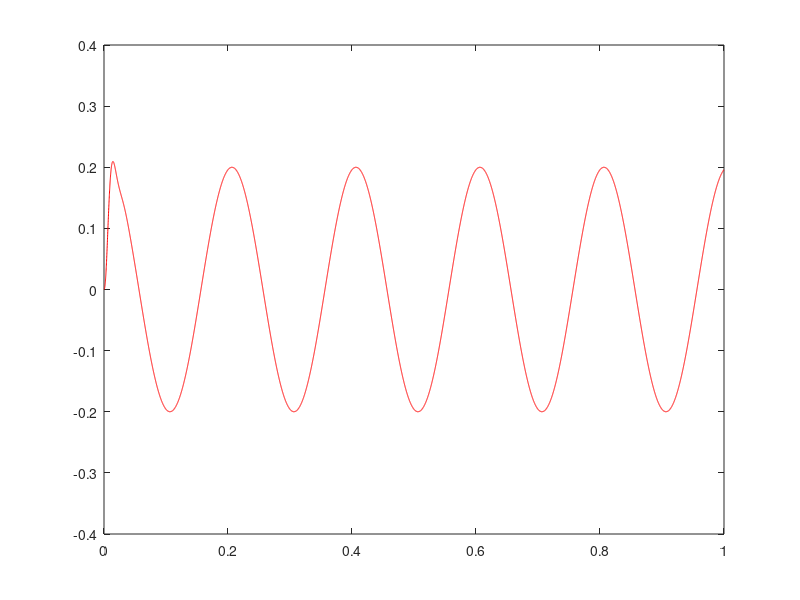
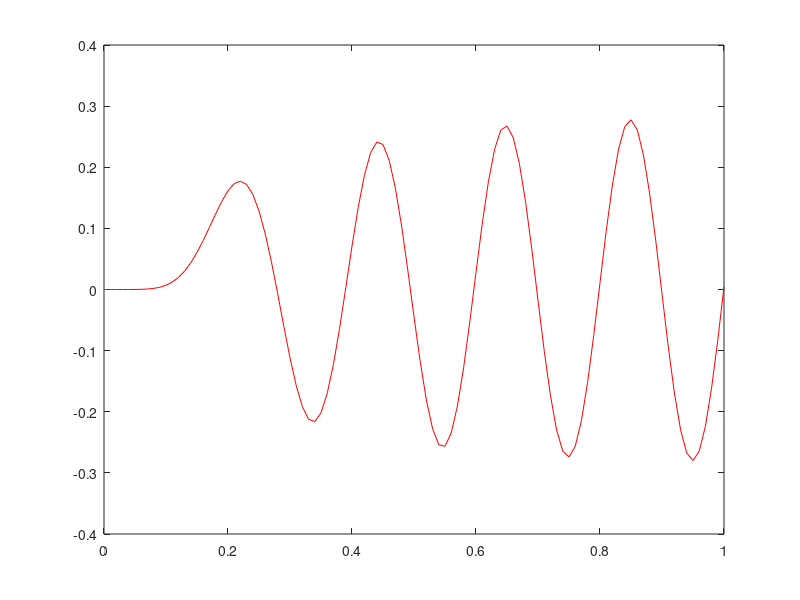
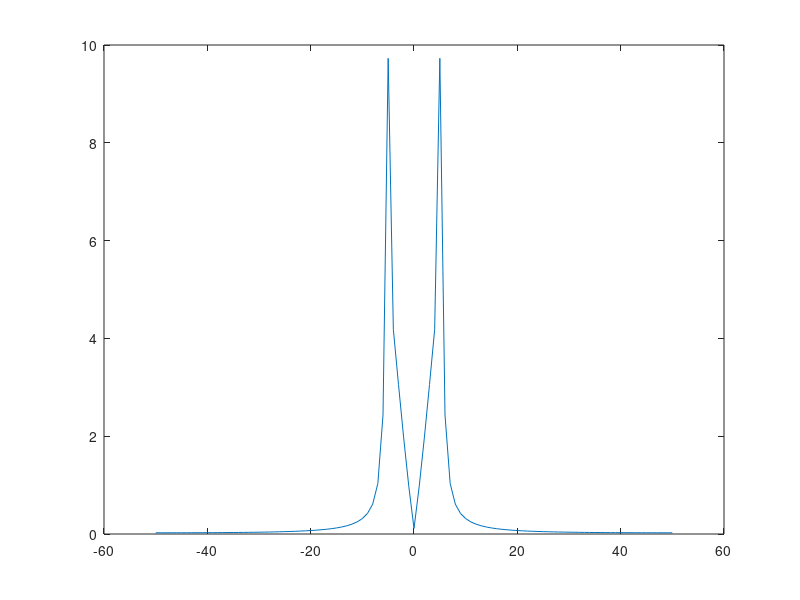
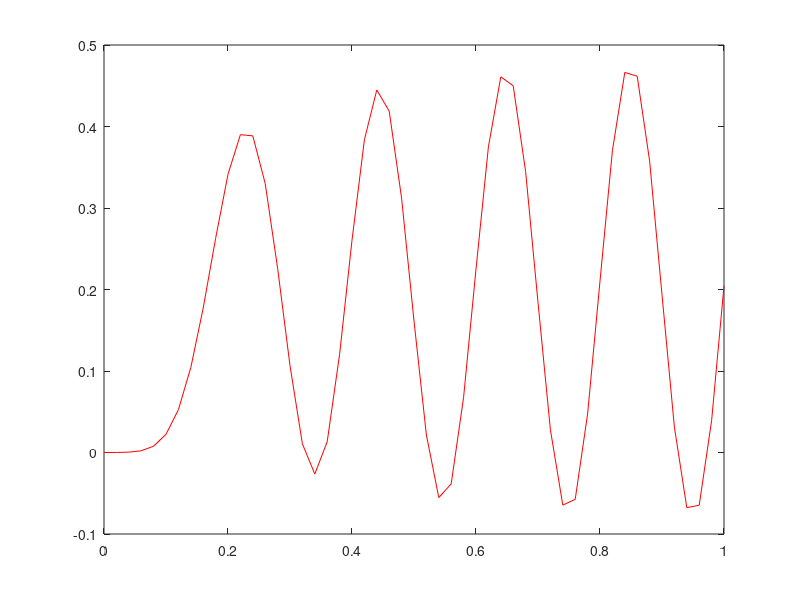

Reproduce these figures in MATLAB, in order.
% this part below must be copied to your m file and complete the %
clear
clc

% reconstruction from oversampling
t=0:0.001:1;% time signal
y=2*cos(2*pi*5*t);

[B,A] = butter(3,1000/100000,'low' ); % butter fly filter
zero_added_signal=zeros(1,length(y)*10);

for i=1:length(y)
    zero_added_signal(i*10)=y(i);
end

zero_added_signal(1:9)=[];
% Adding zeros enhances the signal display and don't change the
%spectrum,it changes sampling freq. only

t=linspace(0,1,length(zero_added_signal));
filtered_signal = filter(B,A,zero_added_signal);
plot(t,filtered_signal,'r' )
% XLABEL('time')
% YLABEL('oversampled signals')


%% construction from minimum sampling
figure
t=0:0.1:1; % replace ?? with the suitable number
y=2*cos(2*pi*5*t);
[B,A] = butter(10,0.1,'low' );
zero_added_signal=zeros(1,length(y)*10);
for i=1:length(y)
zero_added_signal(i*10)=y(i);
end
zero_added_signal(1:9)=[];
t=linspace(0,1,length(zero_added_signal));
filtered_signal = filter(B,A,zero_added_signal);
plot(t,filtered_signal,'r' )
% XLABEL('time')
% YLABEL('minimum sampled signals')
s=fft(filtered_signal);
s=fftshift(s);
fs=100; % why 100?? Write your comments in the m file
freq=linspace(-fs/2,fs/2,length(s));
figure
plot(freq,abs(s))
% XLABEL('freq')
% YLABEL('magnitude of minimum sampled signals')
%% construction from undersampling sampling
figure
t=0:0.2:1;
y=2*cos(2*pi*5*t);
[B,A] = butter(10,0.2,'low' );
% complete this part as shown in the construction from minimum sampling
%and do the necessary changes , you have to do low pass filtering and %

zero_added_signal=zeros(1,length(y)*10);

for i=1:length(y)
    zero_added_signal(i*10)=y(i);
end

zero_added_signal(1:9)=[];
% Adding zeros enhances the signal display and don't change the
%spectrum,it changes sampling freq. only

t=linspace(0,1,length(zero_added_signal));
filtered_signal = filter(B,A,zero_added_signal);
plot(t,filtered_signal,'r' )

s=fft(filtered_signal);
s=fftshift(s);
fs=100; % why 100?? Write your comments in the m file
freq=linspace(-fs/2,fs/2,length(s));

figure
plot(freq,abs(s))